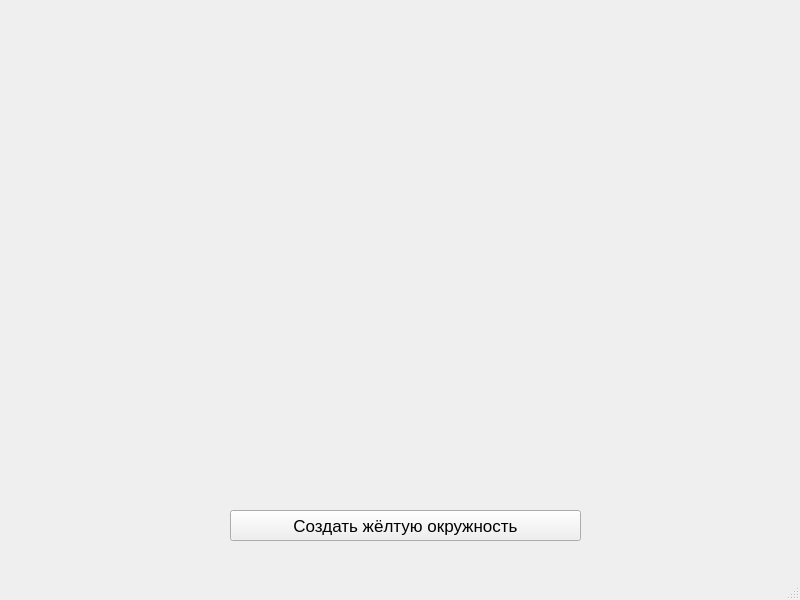
<?xml version="1.0" encoding="UTF-8"?>
<ui version="4.0">
 <class>MainWindow</class>
 <widget class="QMainWindow" name="MainWindow">
  <property name="geometry">
   <rect>
    <x>0</x>
    <y>0</y>
    <width>800</width>
    <height>600</height>
   </rect>
  </property>
  <property name="windowTitle">
   <string>MainWindow</string>
  </property>
  <widget class="QWidget" name="centralwidget">
   <widget class="QPushButton" name="pushButton">
    <property name="geometry">
     <rect>
      <x>230</x>
      <y>510</y>
      <width>351</width>
      <height>31</height>
     </rect>
    </property>
    <property name="font">
     <font>
      <pointsize>13</pointsize>
     </font>
    </property>
    <property name="text">
     <string>Создать жёлтую окружность</string>
    </property>
   </widget>
  </widget>
  <widget class="QMenuBar" name="menubar">
   <property name="geometry">
    <rect>
     <x>0</x>
     <y>0</y>
     <width>800</width>
     <height>21</height>
    </rect>
   </property>
  </widget>
  <widget class="QStatusBar" name="statusbar"/>
 </widget>
 <resources/>
 <connections/>
</ui>
